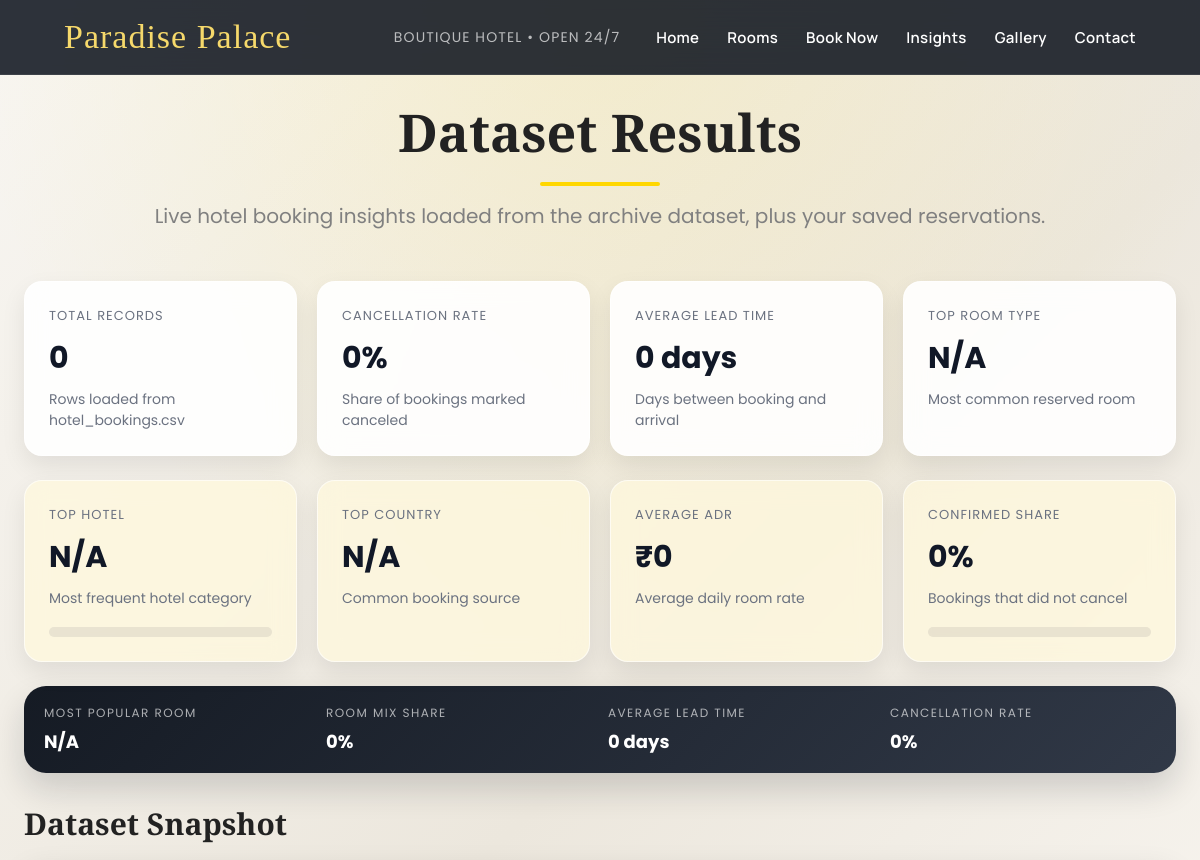
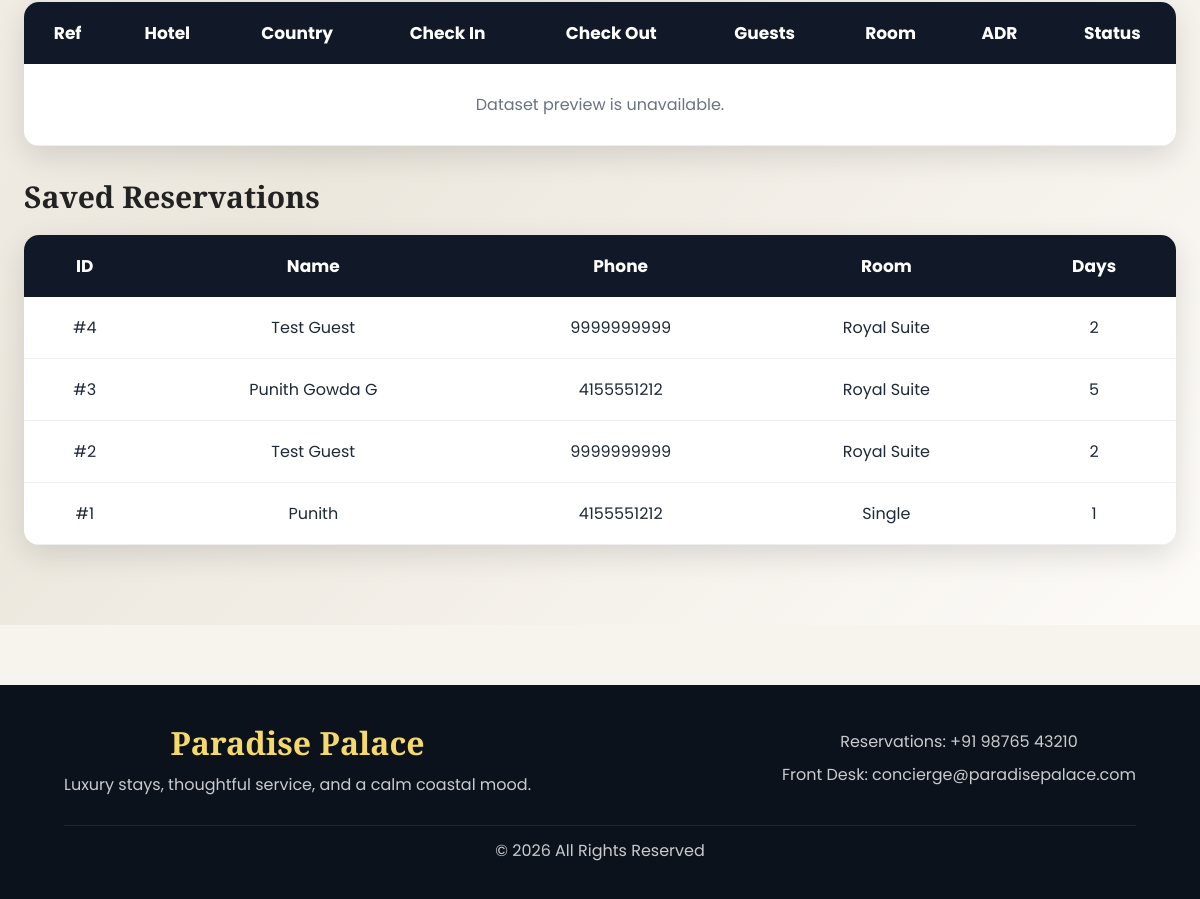
Screenshot of /bookings with the database file from the repository (2 pictures, top to bottom).
### tables this page shows
CREATE TABLE booking(
id INTEGER PRIMARY KEY AUTOINCREMENT,
name TEXT,
phone TEXT,
room TEXT,
days INTEGER
);

### app.py (the view)
@app.route('/bookings')
def bookings():
    conn = connect()
    data = conn.execute("SELECT * FROM booking ORDER BY id DESC").fetchall()
    conn.close()
    return render_template(
        "bookings.html",
        data=data,
        summary=DATASET_RESULTS["summary"],
        preview=DATASET_RESULTS["preview"],
    )

### app.py (called while the page is built)
def connect():
    conn = sqlite3.connect(DATABASE_PATH)
    conn.row_factory = sqlite3.Row
    return conn

### templates/bookings.html
{% extends "layout.html" %}
{% block content %}
<section class="bookings-page">
    <h1 class="booking-title">Dataset Results</h1>
    <p class="booking-subtitle">
        Live hotel booking insights loaded from the archive dataset, plus your saved reservations.
    </p>
    <div class="dashboard-grid">
        <article class="stat-card">
            <span class="stat-label">Total Records</span>
            <div class="stat-value">{{ summary.total_bookings }}</div>
            <div class="stat-meta">Rows loaded from hotel_bookings.csv</div>
        </article>
        <article class="stat-card">
            <span class="stat-label">Cancellation Rate</span>
            <div class="stat-value">{{ summary.cancellation_rate }}%</div>
            <div class="stat-meta">Share of bookings marked canceled</div>
        </article>
        <article class="stat-card">
            <span class="stat-label">Average Lead Time</span>
            <div class="stat-value">{{ summary.average_lead_time }} days</div>
            <div class="stat-meta">Days between booking and arrival</div>
        </article>
        <article class="stat-card">
            <span class="stat-label">Top Room Type</span>
            <div class="stat-value">{{ summary.top_room_type }}</div>
            <div class="stat-meta">Most common reserved room</div>
        </article>
    </div>
    <div class="dashboard-grid secondary-grid">
        <article class="stat-card muted-card">
            <span class="stat-label">Top Hotel</span>
            <div class="stat-value">{{ summary.top_hotel }}</div>
            <div class="stat-meta">Most frequent hotel category</div>
            <div class="mini-bar"><span style="width: {{ summary.top_hotel_share }}%"></span></div>
        </article>
        <article class="stat-card muted-card">
            <span class="stat-label">Top Country</span>
            <div class="stat-value">{{ summary.top_country }}</div>
            <div class="stat-meta">Common booking source</div>
        </article>
        <article class="stat-card muted-card">
            <span class="stat-label">Average ADR</span>
            <div class="stat-value">₹{{ summary.average_daily_rate }}</div>
            <div class="stat-meta">Average daily room rate</div>
        </article>
        <article class="stat-card muted-card">
            <span class="stat-label">Confirmed Share</span>
            <div class="stat-value">{{ summary.confirmed_share }}%</div>
            <div class="stat-meta">Bookings that did not cancel</div>
            <div class="mini-bar success"><span style="width: {{ summary.confirmed_share }}%"></span></div>
        </article>
    </div>
    <div class="insight-band">
        <div>
            <span>Most popular room</span>
            <strong>{{ summary.top_room_type }}</strong>
        </div>
        <div>
            <span>Room mix share</span>
            <strong>{{ summary.top_room_share }}%</strong>
        </div>
        <div>
            <span>Average lead time</span>
            <strong>{{ summary.average_lead_time }} days</strong>
        </div>
        <div>
            <span>Cancellation rate</span>
            <strong>{{ summary.cancellation_rate }}%</strong>
        </div>
    </div>
    <div class="section-heading-wrap">
        <h2 class="section-heading">Dataset Snapshot</h2>
    </div>
    <div class="table-container">
        <table>
            <thead>
                <tr>
                    <th>Ref</th>
                    <th>Hotel</th>
                    <th>Country</th>
                    <th>Check In</th>
                    <th>Check Out</th>
                    <th>Guests</th>
                    <th>Room</th>
                    <th>ADR</th>
                    <th>Status</th>
                </tr>
            </thead>
            <tbody>
                {% if preview %}
                    {% for row in preview %}
                    <tr>
                        <td>{{ row.booking_ref }}</td>
                        <td>{{ row.hotel }}</td>
                        <td>{{ row.country }}</td>
                        <td>{{ row.arrival }}</td>
                        <td>{{ row.checkout }}</td>
                        <td>{{ row.guests }}</td>
                        <td>{{ row.room_type }}</td>
                        <td>{{ row.adr }}</td>
                        <td>
                            <span class="status-pill {{ row.status_class }}">{{ row.status }}</span>
                        </td>
                    </tr>
                    {% endfor %}
                {% else %}
                    <tr>
                        <td colspan="9" class="empty-cell">Dataset preview is unavailable.</td>
                    </tr>
                {% endif %}
            </tbody>
        </table>
    </div>
    <div class="section-heading-wrap">
        <h2 class="section-heading">Saved Reservations</h2>
    </div>
    <div class="table-container">
        <table>
            <thead>
                <tr>
                    <th>ID</th>
                    <th>Name</th>
                    <th>Phone</th>
                    <th>Room</th>
                    <th>Days</th>
                </tr>
            </thead>
            <tbody>
                {% if data %}
                    {% for row in data %}
                    <tr>
                        <td>#{{ row.id }}</td>
                        <td>{{ row.name }}</td>
                        <td>{{ row.phone }}</td>
                        <td>{{ row.room }}</td>
                        <td>{{ row.days }}</td>
                    </tr>
                    {% endfor %}
                {% else %}
                    <tr>
                        <td colspan="5" class="empty-cell">
                            No reservations saved yet. Use the booking form to add one.
                        </td>
                    </tr>
                {% endif %}
            </tbody>
        </table>
    </div>
</section>
{% endblock %}

### templates/layout.html (shortened to what this page needs)
<!DOCTYPE html>
<html lang="en">
<head>
    <link rel="stylesheet"
        href="{{ url_for('static', filename='css/style.css') }}">
</head>
<body>
<header class="site-header">
<nav class="top-nav">
<a class="logo" href="/">
Paradise Palace
</a>
<div class="nav-meta">
    Boutique Hotel • Open 24/7
</div>
<ul>
<li><a href="/">Home</a></li>
<li><a href="/rooms">Rooms</a></li>
<li><a href="/booking">Book Now</a></li>
<li><a href="/bookings">Insights</a></li>
<li><a href="/gallery">Gallery</a></li>
<li><a href="/contact">Contact</a></li>
</ul>
</nav>
</header>
{% block content %}
{% endblock %}
<footer class="site-footer">
<div>
    <h2>Paradise Palace</h2>
    <p>Luxury stays, thoughtful service, and a calm coastal mood.</p>
</div>
<div class="footer-note">
    <p>Reservations: +91 98765 43210</p>
    <p>Front Desk: concierge@paradisepalace.com</p>
</div>
<p class="copyright">© 2026 All Rights Reserved</p>
</footer>
</body>
</html>

### rows the page displays
booking: id "4", name "Test Guest", phone "9999999999", room "Royal Suite", days "2"
booking: id "3", name "Punith Gowda G", phone "4155551212", room "Royal Suite", days "5"
booking: id "2", name "Test Guest", phone "9999999999", room "Royal Suite", days "2"
booking: id "1", name "Punith", phone "4155551212", room "Single", days "1"

### other values shown
{{ summary.total_bookings }} "0"
{{ summary.cancellation_rate }} "0"
{{ summary.average_lead_time }} "0"
{{ summary.top_room_type }} "N/A"
{{ summary.top_hotel }} "N/A"
{{ summary.top_country }} "N/A"
{{ summary.average_daily_rate }} "0"
{{ summary.confirmed_share }} "0"
{{ summary.top_room_share }} "0"
